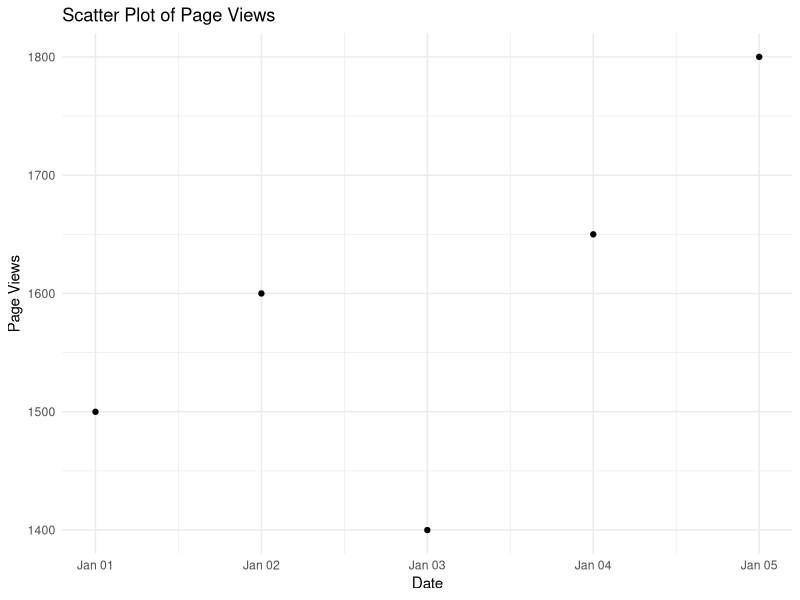
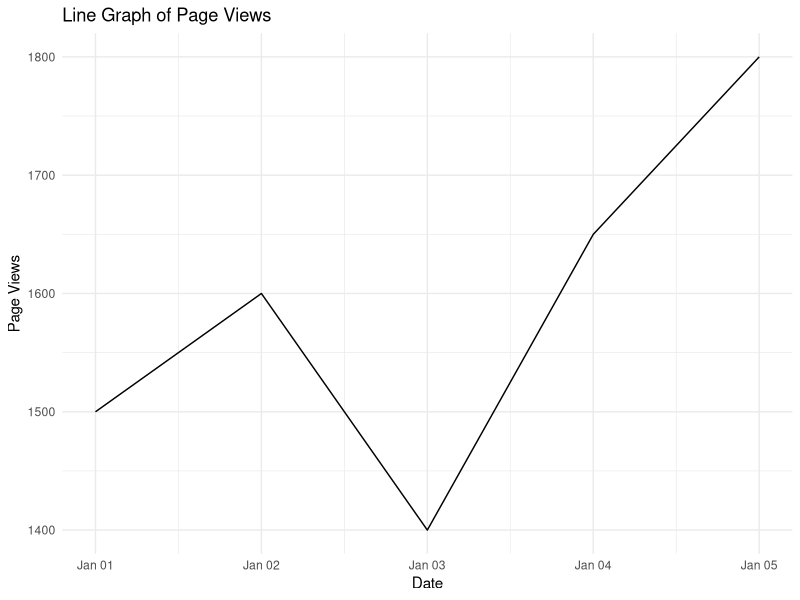
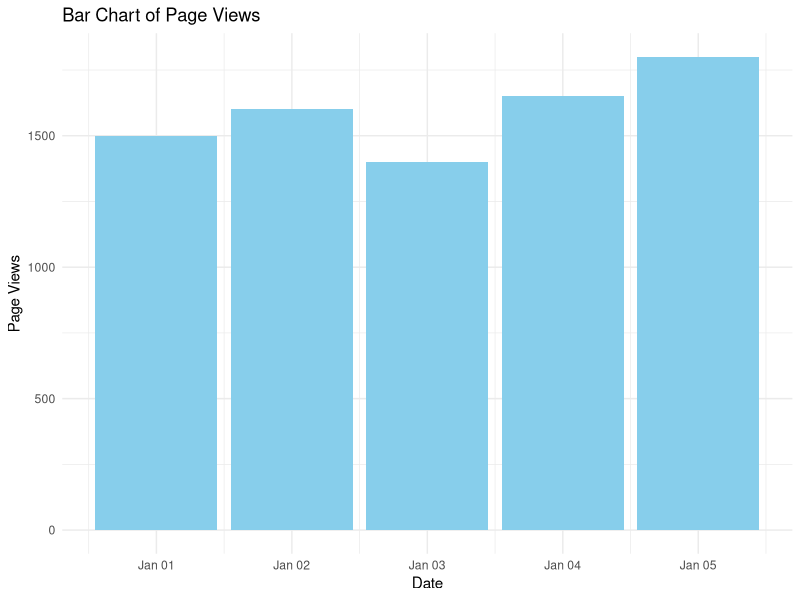
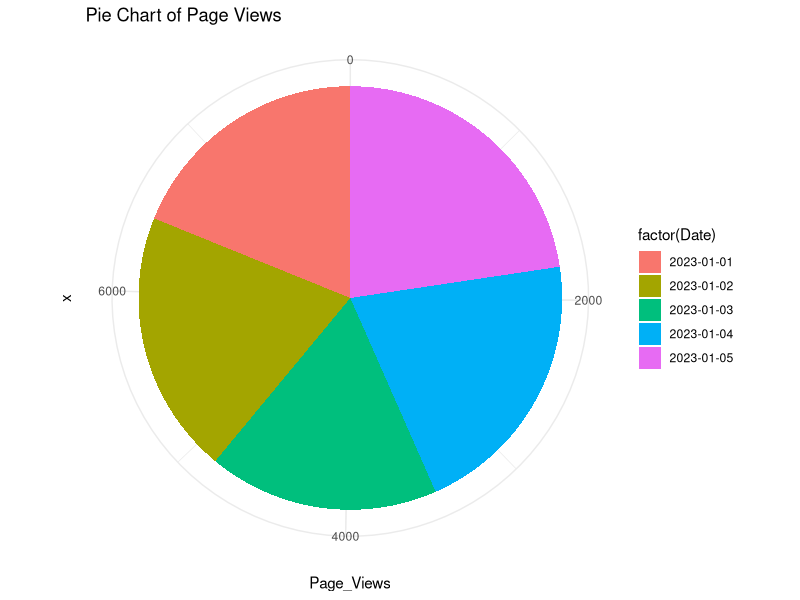
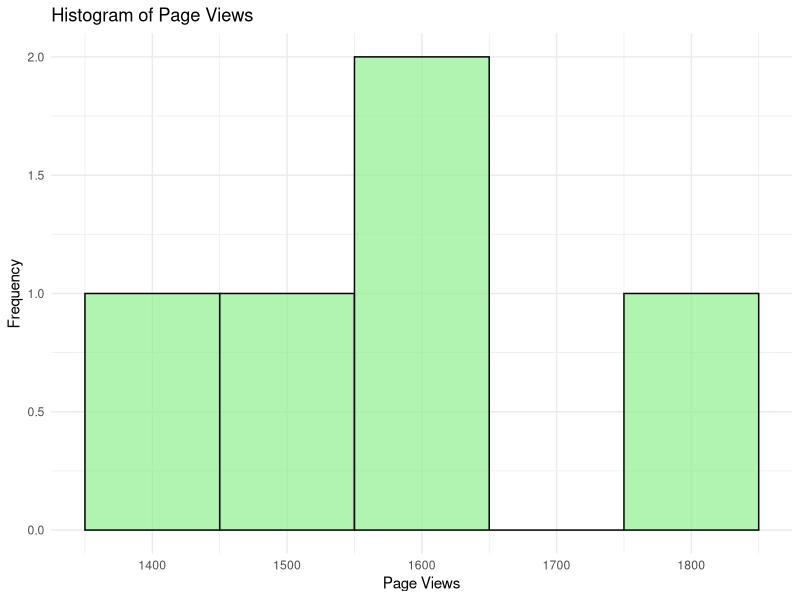
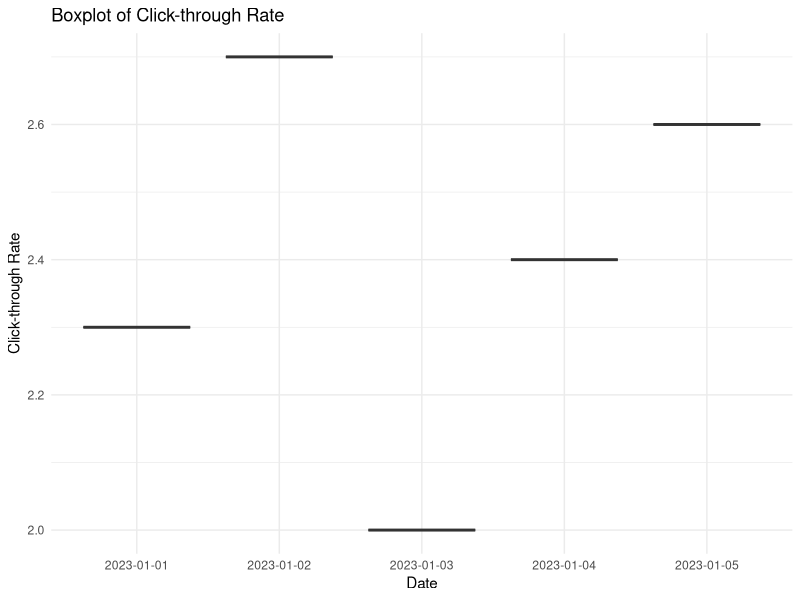

These figures' R source, in order:
# Install and load ggplot2 package
if (!requireNamespace("ggplot2", quietly = TRUE)) {
  install.packages("ggplot2")
}
library(ggplot2)

# Your data
web_data <- data.frame(
  Date = as.Date(c("2023-01-01", "2023-01-02", "2023-01-03", "2023-01-04", "2023-01-05")),
  Page_Views = c(1500, 1600, 1400, 1650, 1800),
  Click_through_Rate = c(2.3, 2.7, 2.0, 2.4, 2.6)
)

# Scatter Plot
scatter_plot <- ggplot(web_data, aes(x = Date, y = Page_Views)) +
  geom_point() +
  labs(title = "Scatter Plot of Page Views", x = "Date", y = "Page Views") +
  theme_minimal()

# Line Graph
line_graph <- ggplot(web_data, aes(x = Date, y = Page_Views, group = 1)) +
  geom_line() +
  labs(title = "Line Graph of Page Views", x = "Date", y = "Page Views") +
  theme_minimal()

# Bar Chart
bar_chart <- ggplot(web_data, aes(x = Date, y = Page_Views)) +
  geom_bar(stat = "identity", fill = "skyblue") +
  labs(title = "Bar Chart of Page Views", x = "Date", y = "Page Views") +
  theme_minimal()

# Pie Chart
pie_chart <- ggplot(web_data, aes(x = "", y = Page_Views, fill = factor(Date))) +
  geom_bar(stat = "identity", width = 1) +
  coord_polar("y") +
  labs(title = "Pie Chart of Page Views") +
  theme_minimal()

# Histogram
histogram <- ggplot(web_data, aes(x = Page_Views)) +
  geom_histogram(binwidth = 100, fill = "lightgreen", color = "black", alpha = 0.7) +
  labs(title = "Histogram of Page Views", x = "Page Views", y = "Frequency") +
  theme_minimal()

# Boxplot (Click-through Rate)
boxplot <- ggplot(web_data, aes(x = factor(Date), y = Click_through_Rate)) +
  geom_boxplot(fill = "orange") +
  labs(title = "Boxplot of Click-through Rate", x = "Date", y = "Click-through Rate") +
  theme_minimal()

# Display the plots
print(scatter_plot)
print(line_graph)
print(bar_chart)
print(pie_chart)
print(histogram)
print(boxplot)
